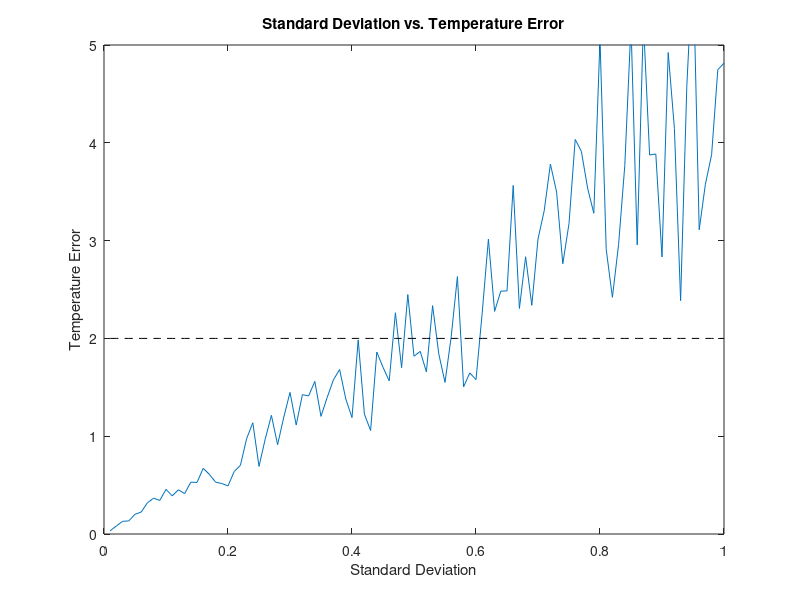

This figure's MATLAB source:
clear
clc
close all

% Set up the initial conditions
f=10e9:1e6:11e9; % Investigate frequencies between 10 GHz and 11 GHz
fb=10.5e9; % Set the Brillouin frequency at 10.5 GHz
delf=35e6; % The gain profile has a 35 MHz width
amp=1; % Set the initial amplitude to 1
bg=amp*(1+4*((f-fb)./delf).^2).^-1; % Calculate the Brillouin gain over the frequency range
guide=repelem(2,100);

for i = 1:100
stdev(i)=0.01*i;
for j=1:20
lnoise=randn(size(f));
measured=stdev(i)*lnoise+bg;
brillouin2=@(x) sum((measured-x(1)*(1+4*((f- x(2)*1e10)./(x(3)*1e7)).^2).^-1).^2);
[x,error,exitflag,output]=fminsearch(brillouin2,[1,1.05,3.5]);
y(j)=x(2); % Pass Only Temp Data 
err(j) = (abs(1.05-y(j))).*10000;
end
freq(i) = sum(err)/20;
end

plot(stdev,freq,stdev,guide, 'k--')
xlabel('Standard Deviation')
ylabel('Temperature Error')
ylim([0 5]);
title('Standard Deviation vs. Temperature Error')

